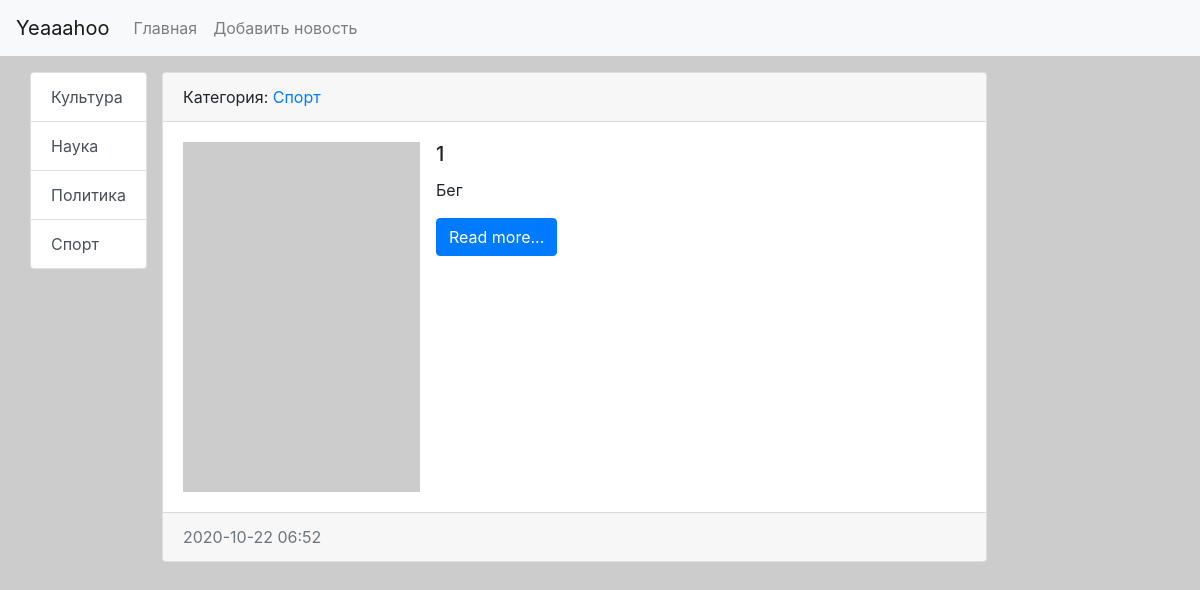
The app's page /news/11/ with its own data.
### news/models.py (models this page shows, shortened)
class Category(models.Model):
    title = models.CharField(max_length=150, db_index=True, verbose_name="Наименование")
    def get_absolute_url(self):
        return reverse('category', kwargs={"category_id": self.pk})
    def __str__(self):
        return self.title
    class Meta:
        verbose_name = 'Категория'
        verbose_name_plural = 'Категории'
        ordering = ['title']

class News(models.Model):
    title = models.CharField(max_length=150, verbose_name='Наименование')
    content = models.TextField(blank=True, verbose_name='Контет')
    created_at = models.DateTimeField(auto_now_add=True, verbose_name='Создано')
    updated_at = models.DateTimeField(auto_now=True, verbose_name='Обновлено')
    photo = models.ImageField(upload_to='photos/%Y/%m/%d/', verbose_name='Фото')
    is_published = models.BooleanField(default=True, verbose_name='Публиковано?')
    category = models.ForeignKey('Category', on_delete=models.PROTECT, verbose_name="Категория")
    class Meta:
        verbose_name = 'Новость'
        verbose_name_plural = 'Новости'
        ordering = ['-created_at']

### news/views.py (the view)
# urls.py: path('news/<int:pk>/', ViewNews.as_view(), name='view_news'),
class ViewNews(DetailView):
    model = News
    context_object_name = 'news_item'

### news/templatetags/news_tags.py (called while the page is built)
@register.inclusion_tag('news/list_categories.html')
def show_categories(arg1='Hello', arg2='World'):
    categories = Category.objects.all()
    return {'categories': categories, 'arg1': arg1, 'arg2': arg2}

### news/templates/news/news_detail.html (shortened to what this page needs)
 {% extends 'base.html' %}
{% block sidebar %}
{% include 'inc/_sidebar.html' %}
{% endblock %}
{% block content %}
                  <div class="card mb-3">
                      <div class="card-header">
                          Категория: <a href="{{ news_item.category.get_absolute_url }}">{{ news_item.category }}</a>
                      </div>
                      <div class="card-body">
                        {% if news_item.photo %}
                            <img src="{{ news_item.photo.url }}" alt="" width="350" class="float-left mr-3">
                            {% else %}
                            <img src="https://picsum.photos/id/237/350/300" alt="" class="float-left mr-3">
                        {% endif %}
                                <h5 class="card-title">{{ news_item.title }}</h5>
                                {% autoescape off %}
                                <p class="card-text">{{ news_item.content }}</p>
                                {% endautoescape %}
                            <a href="#" class="btn btn-primary">Read more...</a>
                      </div>
                      <div class="card-footer text-muted">
                          {{ news_item.created_at|date:"Y-m-d H:i" }}
                      </div>
                  </div>
{% endblock %}

### news/templates/news/list_categories.html
<div class="list-group">
    {% for item in categories %}
  <a href="{{ item.get_absolute_url }}" class="list-group-item list-group-item-action">{{ item.title}}</a>
    {% endfor %}
</div>

### portal/static/css/style.css (style rules this page uses)
body { background-color: #ccc; }

### records on screen
Category: title "Культура"
Category: title "Наука"
Category: title "Политика"
Category: title "Спорт"
News: category "Спорт", title "1", content "Бег", created_at "2020-10-22 06:52"
